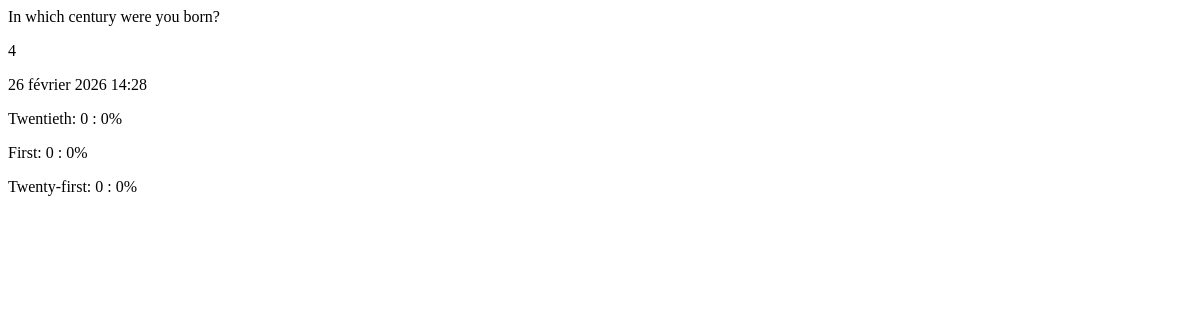
The app's page /polls/4/frequency/, older data.
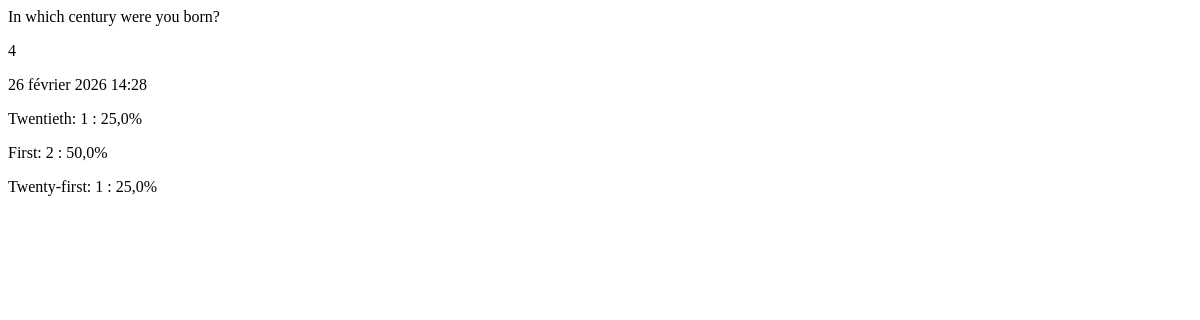
The same page, newer data.
### polls/models.py (models this page shows, shortened)
class Choice(models.Model):
    question: models.ForeignKey = models.ForeignKey(Question, on_delete=models.CASCADE)
    choice_text: models.CharField = models.CharField(max_length=200)
    votes: models.IntegerField = models.IntegerField(default=0)
    def get_percentage(self):
        total_votes = self.question.choice_set.aggregate(models.Sum("votes"))["votes__sum"] or 0
        if total_votes > 0:
            return (self.votes / total_votes) * 100
        else:
            return 0

class Question(models.Model):
    question_text: models.CharField = models.CharField(max_length=200)
    pub_date: models.DateTimeField = models.DateTimeField("date published")

### polls/views.py (the view)
# urls.py: path("<int:pk>/frequency/", views.FrequencyView.as_view(), name="frequency"),
class FrequencyView(generic.DetailView):
    model = Question
    template_name = "polls/frequency.html"

### polls/templates/polls/frequency.html
<span>{{question.question_text}}</span>
<p>{{question.id}}</p><p>{{ question.pub_date }}</p>
{% for choice in question.choice_set.all %}
    <p>{{ choice.choice_text }}: {{ choice.votes }} : {{ choice.get_percentage }}%</p>
{% endfor %}

Row changes from the older to the newer data that the page shows:
changed Choice "Twentieth": votes "0" → "1"; get_percentage "0" → "25,0"
changed Choice "First": votes "0" → "2"; get_percentage "0" → "50,0"
changed Choice "Twenty-first": votes "0" → "1"; get_percentage "0" → "25,0"
